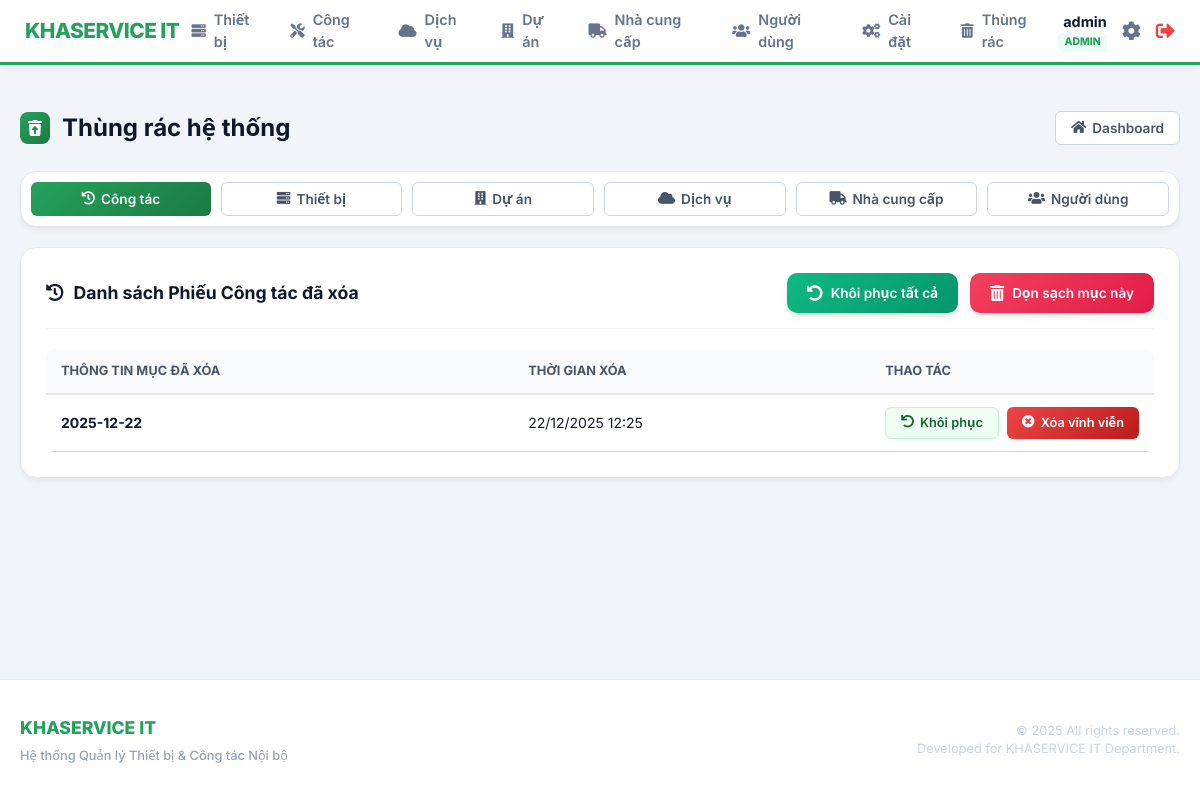
The app's page /index.php?page=trash/list (signed in), older data.
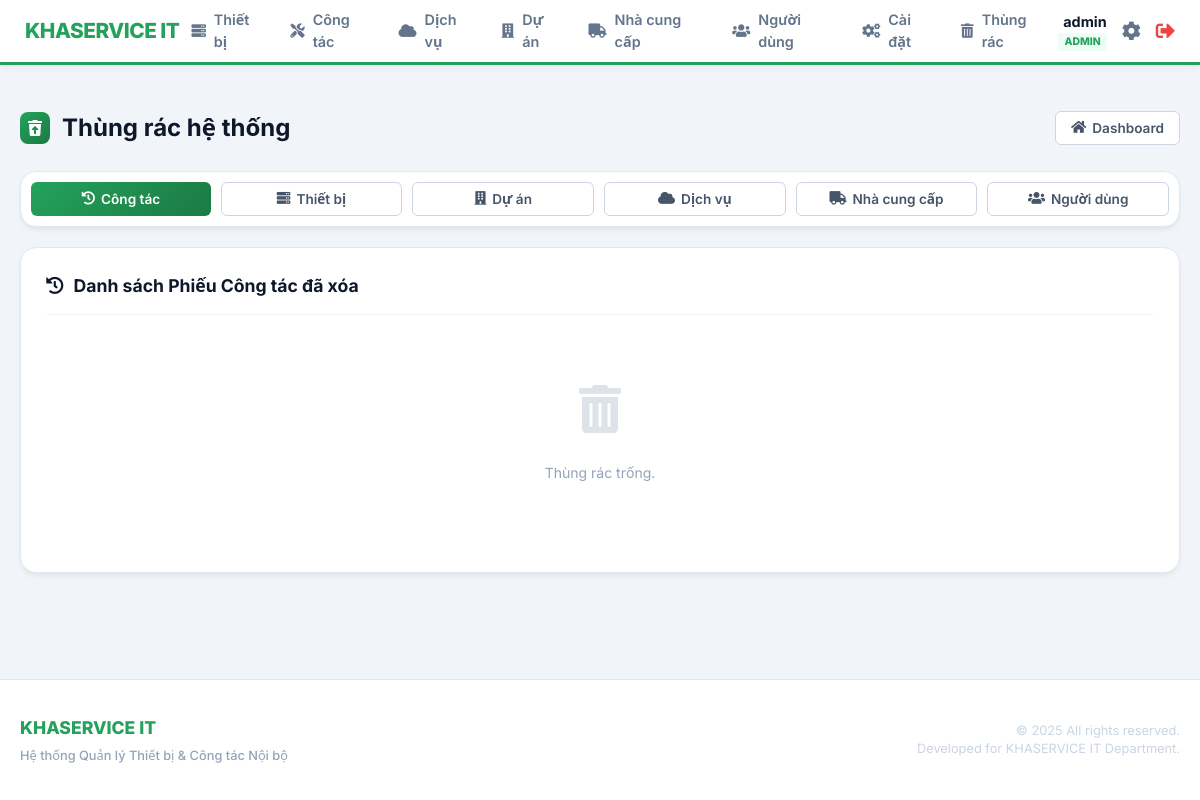
The same page, newer data.
### tables this page shows
CREATE TABLE `maintenance_logs` (
  `id` int(11) NOT NULL AUTO_INCREMENT,
  `user_id` int(11) DEFAULT NULL,
  `project_id` int(11) DEFAULT NULL,
  `device_id` int(11) DEFAULT NULL COMMENT 'ID thiet bi (NULL neu nhap tay)',
  `custom_device_name` varchar(255) DEFAULT NULL,
  `usage_time_manual` varchar(100) DEFAULT NULL,
  `ngay_su_co` date NOT NULL COMMENT 'Ng??y x???y ra s??? c???',
  `noi_dung` text DEFAULT NULL COMMENT 'M?? t??? s??? c??? do d??? ??n b??o',
  `hu_hong` text DEFAULT NULL COMMENT 'X??c ?????nh h?? h???ng sau ki???m tra',
  `xu_ly` text DEFAULT NULL COMMENT 'H?????ng x??? l?? / s???a ch???a',
  `chi_phi` decimal(15,2) DEFAULT NULL COMMENT 'Chi ph?? s???a ch???a (n???u c??)',
  `created_at` timestamp NOT NULL DEFAULT current_timestamp() COMMENT 'Ng??y ghi nh???n bi??n b???n',
  `client_name` varchar(255) DEFAULT NULL COMMENT '?????i di???n kh??ch h??ng',
  `client_phone` varchar(50) DEFAULT NULL COMMENT 'S??T kh??ch h??ng',
  `arrival_time` datetime DEFAULT NULL COMMENT 'Th???i ??i???m c?? m???t',
  `completion_time` datetime DEFAULT NULL COMMENT 'Th???i ??i???m ho??n th??nh',
  `work_type` varchar(255) DEFAULT 'B???o tr?? / S???a ch???a' COMMENT 'Lo???i c??ng vi???c',
  `deleted_at` timestamp NULL DEFAULT NULL,
  PRIMARY KEY (`id`),
  KEY `fk_log_project` (`project_id`),
  KEY `fk_log_user` (`user_id`),
  CONSTRAINT `fk_log_project` FOREIGN KEY (`project_id`) REFERENCES `projects` (`id`) ON DELETE SET NULL,
  CONSTRAINT `fk_log_user` FOREIGN KEY (`user_id`) REFERENCES `users` (`id`) ON DELETE SET NULL
);

### modules/trash/list.php (the view, shortened to what this page needs)
<?php
$type = $_GET['type'] ?? 'maintenance';
$data = [];
$title = "";
$icon = "";
try {
    switch ($type) {
        case 'maintenance':
            $title = "Phiếu Công tác"; $icon = "fa-history";
            $stmt = $pdo->query("SELECT ml.id, ml.ngay_su_co as label, d.ma_tai_san as sublabel, ml.deleted_at FROM maintenance_logs ml LEFT JOIN devices d ON ml.device_id = d.id WHERE ml.deleted_at IS NOT NULL ORDER BY ml.deleted_at DESC");
            $data = $stmt->fetchAll();
            break;
    }
} catch (PDOException $e) {
    set_message('error', 'Lỗi tải dữ liệu thùng rác: ' . $e->getMessage());
}
?>
<div class="page-header">
    <h2><i class="fas fa-trash-restore"></i> Thùng rác hệ thống</h2>
    <div class="header-actions">
        <a href="index.php" class="btn btn-secondary"><i class="fas fa-home"></i> Dashboard</a>
    </div>
</div>
<div class="trash-tabs card" style="padding: 10px; display: flex; gap: 10px; margin-bottom: 20px; overflow-x: auto;">
    <?php
    $tab_labels = [
        'maintenance' => ['label' => 'Công tác', 'icon' => 'fa-history'],
        'devices'     => ['label' => 'Thiết bị', 'icon' => 'fa-server'],
        'projects'    => ['label' => 'Dự án', 'icon' => 'fa-building'],
        'services'    => ['label' => 'Dịch vụ', 'icon' => 'fa-cloud'],
        'suppliers'   => ['label' => 'Nhà cung cấp', 'icon' => 'fa-truck'],
        'users'       => ['label' => 'Người dùng', 'icon' => 'fa-users']
    ];
    foreach ($tab_labels as $key => $tab):
    ?>
        <a href="index.php?page=trash/list&type=<?php echo $key; ?>" class="btn <?php echo ($type === $key) ? 'btn-primary' : 'btn-secondary'; ?>" style="flex: 1; min-width: 150px;">
            <i class="fas <?php echo $tab['icon']; ?>"></i> <?php echo $tab['label']; ?>
        </a>
    <?php endforeach; ?>
</div>
<div class="card">
    <div class="dashboard-card-header trash-header-actions">
        <h3><i class="fas <?php echo $icon; ?>"></i> Danh sách <?php echo $title; ?> đã xóa</h3>
        <?php if (!empty($data)): ?>
            <div class="bulk-trash-btns">
                <a href="index.php?page=trash/bulk_action&type=<?php echo $type; ?>&action=restore_all" class="btn-bulk btn-bulk-restore" data-mobile-text="Khôi phục hết">
                    <i class="fas fa-undo-alt"></i> <span>Khôi phục tất cả</span>
                </a>
                <a href="#" data-url="index.php?page=trash/bulk_action&type=<?php echo $type; ?>&action=empty_trash" class="btn-bulk btn-bulk-delete delete-btn" data-mobile-text="Xóa sạch mục">
                    <i class="fas fa-trash-alt"></i> <span>Dọn sạch mục này</span>
                </a>
            </div>
        <?php endif; ?>
    </div>
    <?php if (empty($data)): ?>
        <div style="text-align: center; padding: 50px; color: #94a3b8;">
            <i class="fas fa-trash-alt" style="font-size: 3rem; margin-bottom: 15px; opacity: 0.3;"></i>
            <p>Thùng rác trống.</p>
        </div>
    <?php else: ?>
        <div class="table-container" style="border:none; box-shadow:none;">
            <table class="content-table">
                <thead>
                    <tr>
                        <th>Thông tin mục đã xóa</th>
                        <th>Thời gian xóa</th>
                        <th width="200" class="text-center">Thao tác</th>
                    </tr>
                </thead>
                <tbody>
                    <?php foreach ($data as $item): ?>
                        <tr>
                            <td>
                                <div class="font-bold"><?php echo htmlspecialchars($item['label']); ?></div>
                            </td>
                            <td><?php echo date('d/m/Y H:i', strtotime($item['deleted_at'])); ?></td>
                            <td class="actions text-center">
                                <a href="index.php?page=trash/restore&type=<?php echo $type; ?>&id=<?php echo $item['id']; ?>" class="btn btn-sm btn-secondary" style="color: #166534; border-color: #bbf7d0; background: #f0fdf4;">
                                    <i class="fas fa-undo"></i> Khôi phục
                                </a>
                                <a href="#" data-url="index.php?page=trash/permanent_delete&type=<?php echo $type; ?>&id=<?php echo $item['id']; ?>" class="btn btn-sm btn-danger delete-btn">
                                    <i class="fas fa-times-circle"></i> Xóa vĩnh viễn
                                </a>
                            </td>
                        </tr>
                    <?php endforeach; ?>
                </tbody>
            </table>
        </div>
    <?php endif; ?>
</div>

Row changes from the older to the newer data that the page shows:
removed maintenance_logs: ngay_su_co "2025-12-22", deleted_at "22/12/2025 12:25"
Text that changed along with them:
text no longer shown: "Khôi phục tất cả Dọn sạch mục này THÔNG TIN MỤC ĐÃ XÓA THỜI GIAN XÓA THAO TÁC"
text now shown: "Thùng rác trống."
